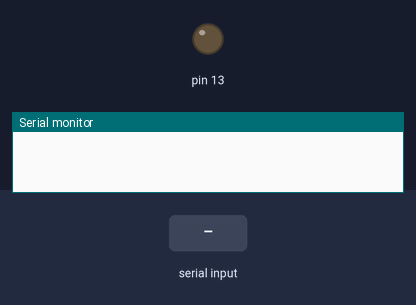
This sketch was run on a simulated Arduino Uno, built with avr-gcc and run on an emulated ATmega328P. Parts: output pins drawn as LEDs (lit = HIGH), the last lines printed to the serial monitor. The test bench sets the inputs (shaded band).

Above: at 1.2 s.
1.3 s: "on" received over the second serial link
At 1.8 s:
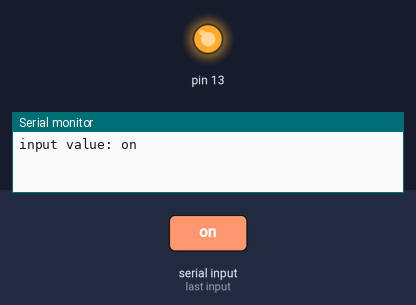
2.8 s: "1" received over the second serial link
At 3.9 s:
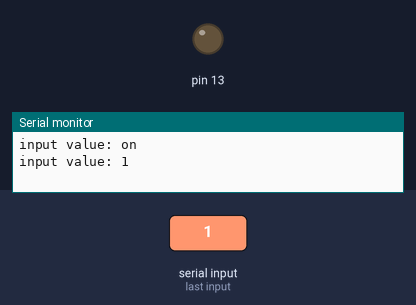
Timing chart, 0 to 5.8 s (numbered marks = the images above; inputs shaded):
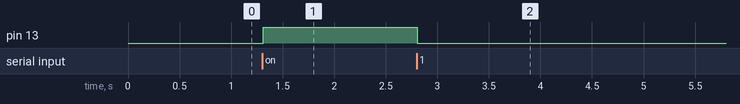

The sketch:

sketch_apr19b.ino
```cpp
#include <SoftwareSerial.h> //시리얼 통신 라이브러리 호출

int blueTx=5;   //Tx (보내는핀 설정)at
int blueRx=6;   //Rx (받는핀 설정)
SoftwareSerial mySerial(blueTx, blueRx);  //시리얼 통신을 위한 객체선언
String myString=""; //받는 문자열

void setup() {
  Serial.begin(9600);   //시리얼모니터
  mySerial.begin(9600); //블루투스 시리얼 개방
  pinMode(13, OUTPUT);  //Pin 13을 OUTPUT으로 설정 (LED ON/OFF)
}

void loop() {
  while(mySerial.available())  //mySerial 값이 있으면
  {
    char myChar = (char)mySerial.read();  //mySerial int형식의 값을 char형식으로 변환
    myString+=myChar;   //수신되는 문자열을 myString에 모두 붙임 (1바이트씩 전송되는 것을 모두 붙임)
    delay(5);           //수신 문자열 끊김 방지
  }

  if(!myString.equals(""))  //myString 값이 있다면
  {
    Serial.println("input value: "+myString); //시리얼모니터에 myString값 출력

      if(myString=="on")  //myString 값이 'on' 이라면
      {
        digitalWrite(13, HIGH); //LED ON
      } else {
        digitalWrite(13, LOW);  //LED OFF
      }

    myString="";  //myString 변수값 초기화
  }
}
```

Measured:
- after the input at 1.3 s, pin 13: LOW → HIGH at once
- after the input at 2.8 s, pin 13: HIGH → LOW at once
